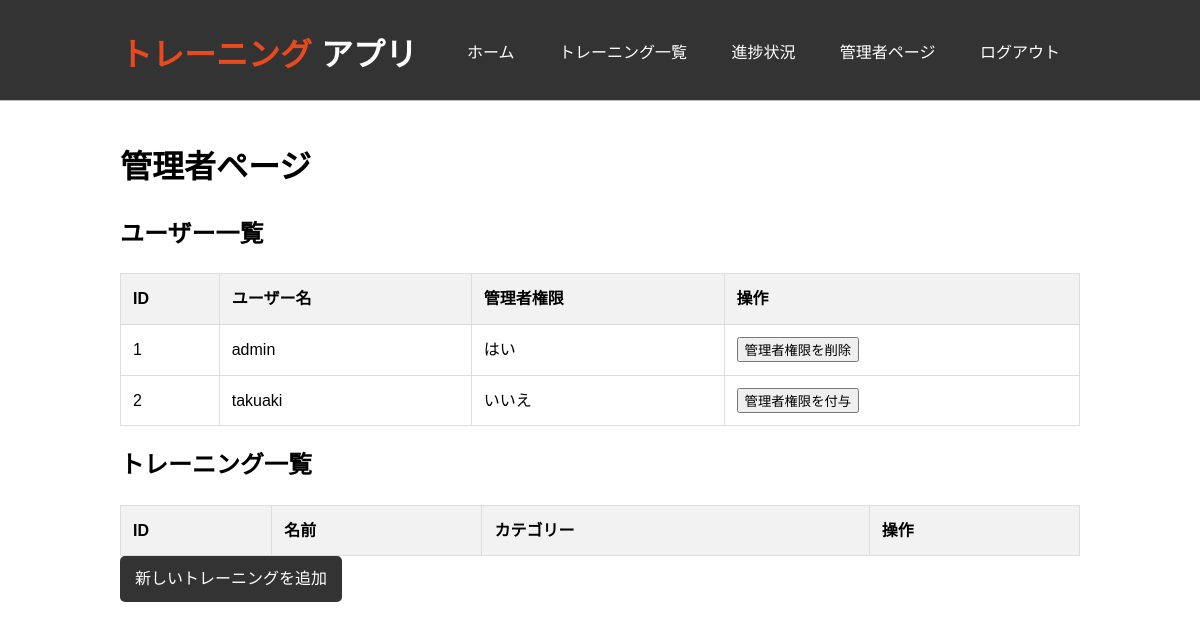
Page /admin (signed in) on the earlier database version.
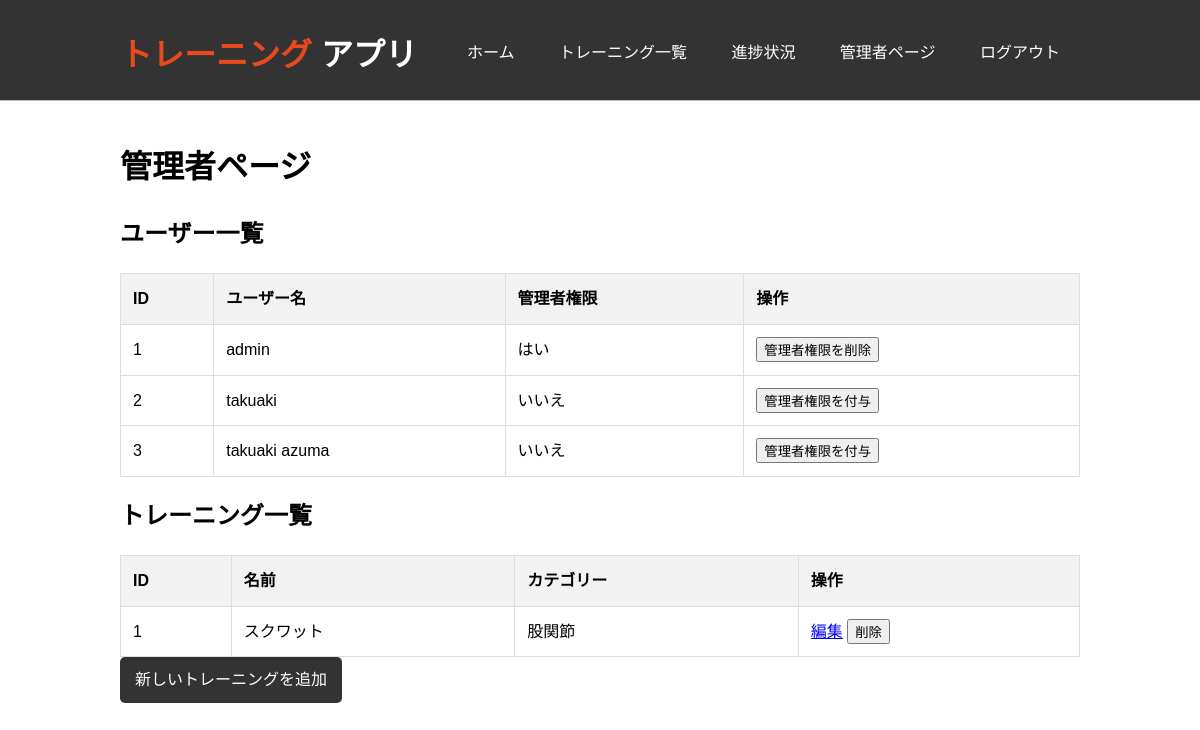
Same page on the later database version.
### app/models.py (models this page shows, shortened)
class User(UserMixin, db.Model):
    id = db.Column(db.Integer, primary_key=True)
    username = db.Column(db.String(64), unique=True, nullable=False)
    password_hash = db.Column(db.String(128))
    is_admin = db.Column(db.Boolean, default=False) #管理者フラグ

class Training(db.Model):
    id = db.Column(db.Integer, primary_key=True)
    name = db.Column(db.String(100), nullable=False)
    category = db.Column(db.String(50), nullable=False)
    description = db.Column(db.Text)
    points = db.Column(db.Text)
    video_url = db.Column(db.String(200))

### app/routes.py (the view)
@bp.route('/admin')
@login_required
@admin_required
def admin():
    users = User.query.all()
    trainings = Training.query.all()
    return render_template('admin.html', users=users, trainings=trainings)

### app/models.py (called while the page is built)
@login_manager.user_loader
def load_user(user_id):
    return User.query.get(int(user_id))

### app/routes.py (called while the page is built)
def admin_required(f):
    @wraps(f)
    def decorated_function(*args, **kwargs):
        if not current_user.is_authenticated or not current_user.is_admin:
            abort(403)
        return f(*args, **kwargs)
    return decorated_function

### app/templates/admin.html
{% extends "base.html" %}
{% block content %}
<h1>管理者ページ</h1>
<h2>ユーザー一覧</h2>
<table>
    <thead>
        <tr>
            <th>ID</th>
            <th>ユーザー名</th>
            <th>管理者権限</th>
            <th>操作</th>
        </tr>
    </thead>
    <tbody>
        {% for user in users %}
        <tr>
            <td>{{ user.id }}</td>
            <td>{{ user.username }}</td>
            <td>{{ "はい" if user.is_admin else "いいえ" }}</td>
            <td>
                <form action="{{ url_for('main.toggle_admin', user_id=user.id) }}" method="POST">
                    <button type="submit">
                        {% if user.is_admin %}
                            管理者権限を削除
                        {% else %}
                            管理者権限を付与
                        {% endif %}
                    </button>
                </form>
            </td>
        </tr>
        {% endfor %}
    </tbody>
</table>
<h2>トレーニング一覧</h2>
<table>
    <thead>
        <tr>
            <th>ID</th>
            <th>名前</th>
            <th>カテゴリー</th>
            <th>操作</th>
        </tr>
    </thead>
    <tbody>
        {% for training in trainings %}
        <tr>
            <td>{{ training.id }}</td>
            <td>{{ training.name }}</td>
            <td>{{ training.category }}</td>
            <td>
                <a href="{{ url_for('main.edit_training', training_id=training.id) }}">編集</a>
                <form action="{{ url_for('main.delete_training', training_id=training.id) }}" method="POST" style="display: inline;">
                    <button type="submit" onclick="return confirm('本当に削除しますか？');">削除</button>
                </form>
            </td>
        </tr>
        {% endfor %}
    </tbody>
</table>
<a href="{{ url_for('main.add_training') }}" class="btn">新しいトレーニングを追加</a>
{% endblock %}

### app/templates/base.html (shortened to what this page needs)
<!DOCTYPE html>
<html lang="ja">
<head>
    <link rel="stylesheet" href="{{ url_for('static', filename='css/style.css') }}">
</head>
<body>
    <header>
        <div class="container">
            <div id="branding">
                <h1><span class="highlight">トレーニング</span> アプリ</h1>
            </div>
            <nav>
                <ul>
                    <li><a href="{{ url_for('main.index') }}">ホーム</a></li>
                    <li><a href="{{ url_for('main.trainings') }}">トレーニング一覧</a></li>
                    {% if current_user.is_authenticated %}
                        <li><a href="{{ url_for('main.progress') }}">進捗状況</a></li>
                        {% if current_user.is_admin %}
                            <li><a href="{{ url_for('main.admin') }}">管理者ページ</a></li>
                        {% endif %}
                        <li><a href="{{ url_for('main.logout') }}">ログアウト</a></li>
                    {% else %}
                        <li><a href="{{ url_for('main.login') }}">ログイン</a></li>
                    {% endif %}
                </ul>
            </nav>
        </div>
    </header>
    <main class="container">
        {% block content %}
        {% endblock %}
    </main>
</body>
</html>

### app/static/css/style.css (style rules this page uses)
body { font-family: Arial, sans-serif; line-height: 1.6; margin: 0; padding: 0; }
.container { width: 80%; margin: auto; overflow: hidden; }
header { background: #333; color: #fff; padding-top: 30px; min-height: 70px; border-bottom: #bbb 1px solid; }
header a { color: #fff; text-decoration: none; text-transform: uppercase; font-size: 16px; }
header ul { padding: 0; margin: 0; list-style: none; }
header li { display: inline; padding: 0 20px 0 20px; }
header #branding { float: left; }
header #branding h1 { margin: 0; }
header nav { float: right; margin-top: 10px; }
header .highlight, header .current a { color: #e8491d; font-weight: bold; }
main { padding: 20px 0; }
table { width: 100%; border-collapse: collapse; margin-top: 20px; }
table, th, td { border: 1px solid #ddd; }
th, td { padding: 12px; text-align: left; }
th { background-color: #f2f2f2; }
.btn { display: inline-block; padding: 10px 15px; background-color: #333; color: #fff; text-decoration: none; border-radius: 5px; }

Differences in the rows shown:
added User: id "3", username "takuaki azuma", is_admin "いいえ", shows "管理者権限を付与"
added Training: id "1", name "スクワット", category "股関節"
